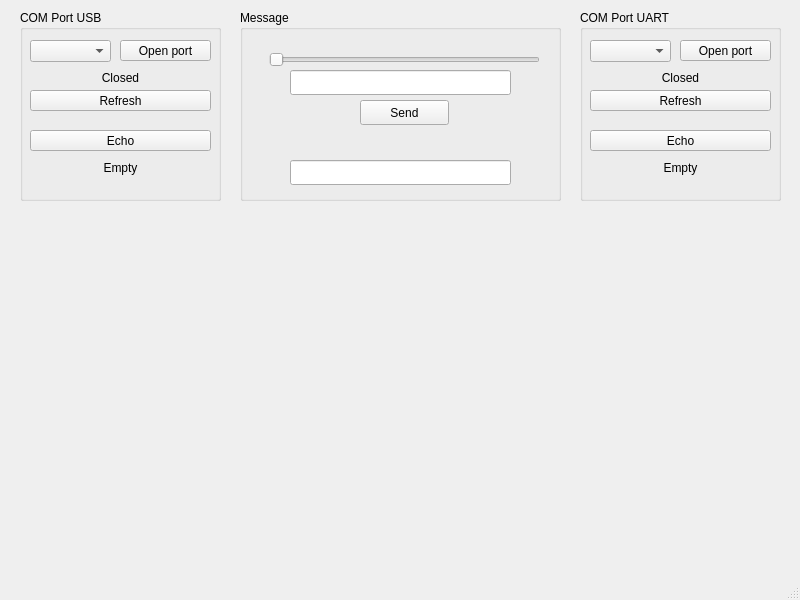
<?xml version="1.0" encoding="UTF-8"?>
<ui version="4.0">
 <class>MainWindow</class>
 <widget class="QMainWindow" name="MainWindow">
  <property name="geometry">
   <rect>
    <x>0</x>
    <y>0</y>
    <width>800</width>
    <height>600</height>
   </rect>
  </property>
  <property name="windowTitle">
   <string>MainWindow</string>
  </property>
  <widget class="QWidget" name="centralwidget">
   <widget class="QGroupBox" name="com_groupbox">
    <property name="geometry">
     <rect>
      <x>20</x>
      <y>10</y>
      <width>201</width>
      <height>191</height>
     </rect>
    </property>
    <property name="title">
     <string>COM Port USB</string>
    </property>
    <widget class="QPushButton" name="com_button">
     <property name="geometry">
      <rect>
       <x>100</x>
       <y>30</y>
       <width>91</width>
       <height>21</height>
      </rect>
     </property>
     <property name="text">
      <string>Open port</string>
     </property>
    </widget>
    <widget class="QComboBox" name="com_combobox">
     <property name="geometry">
      <rect>
       <x>10</x>
       <y>30</y>
       <width>81</width>
       <height>22</height>
      </rect>
     </property>
    </widget>
    <widget class="QLabel" name="comstate_label">
     <property name="geometry">
      <rect>
       <x>10</x>
       <y>60</y>
       <width>181</width>
       <height>16</height>
      </rect>
     </property>
     <property name="text">
      <string>Closed</string>
     </property>
     <property name="alignment">
      <set>Qt::AlignCenter</set>
     </property>
    </widget>
    <widget class="QPushButton" name="echo_button">
     <property name="geometry">
      <rect>
       <x>10</x>
       <y>120</y>
       <width>181</width>
       <height>21</height>
      </rect>
     </property>
     <property name="text">
      <string>Echo</string>
     </property>
    </widget>
    <widget class="QLabel" name="service_message">
     <property name="geometry">
      <rect>
       <x>10</x>
       <y>150</y>
       <width>181</width>
       <height>16</height>
      </rect>
     </property>
     <property name="text">
      <string>Empty</string>
     </property>
     <property name="alignment">
      <set>Qt::AlignCenter</set>
     </property>
    </widget>
    <widget class="QPushButton" name="com_refresh_button">
     <property name="geometry">
      <rect>
       <x>10</x>
       <y>80</y>
       <width>181</width>
       <height>21</height>
      </rect>
     </property>
     <property name="text">
      <string>Refresh</string>
     </property>
    </widget>
   </widget>
   <widget class="QGroupBox" name="com_groupbox_2">
    <property name="geometry">
     <rect>
      <x>580</x>
      <y>10</y>
      <width>201</width>
      <height>191</height>
     </rect>
    </property>
    <property name="title">
     <string>COM Port UART</string>
    </property>
    <widget class="QPushButton" name="com_button_2">
     <property name="geometry">
      <rect>
       <x>100</x>
       <y>30</y>
       <width>91</width>
       <height>21</height>
      </rect>
     </property>
     <property name="text">
      <string>Open port</string>
     </property>
    </widget>
    <widget class="QComboBox" name="com_combobox_2">
     <property name="geometry">
      <rect>
       <x>10</x>
       <y>30</y>
       <width>81</width>
       <height>22</height>
      </rect>
     </property>
    </widget>
    <widget class="QLabel" name="comstate_label_2">
     <property name="geometry">
      <rect>
       <x>10</x>
       <y>60</y>
       <width>181</width>
       <height>16</height>
      </rect>
     </property>
     <property name="text">
      <string>Closed</string>
     </property>
     <property name="alignment">
      <set>Qt::AlignCenter</set>
     </property>
    </widget>
    <widget class="QPushButton" name="echo_button_2">
     <property name="geometry">
      <rect>
       <x>10</x>
       <y>120</y>
       <width>181</width>
       <height>21</height>
      </rect>
     </property>
     <property name="text">
      <string>Echo</string>
     </property>
    </widget>
    <widget class="QLabel" name="service_message_2">
     <property name="geometry">
      <rect>
       <x>10</x>
       <y>150</y>
       <width>181</width>
       <height>16</height>
      </rect>
     </property>
     <property name="text">
      <string>Empty</string>
     </property>
     <property name="alignment">
      <set>Qt::AlignCenter</set>
     </property>
    </widget>
    <widget class="QPushButton" name="com_refresh_button_2">
     <property name="geometry">
      <rect>
       <x>10</x>
       <y>80</y>
       <width>181</width>
       <height>21</height>
      </rect>
     </property>
     <property name="text">
      <string>Refresh</string>
     </property>
    </widget>
   </widget>
   <widget class="QGroupBox" name="com_groupbox_3">
    <property name="geometry">
     <rect>
      <x>240</x>
      <y>10</y>
      <width>321</width>
      <height>191</height>
     </rect>
    </property>
    <property name="title">
     <string>Message</string>
    </property>
    <widget class="QLineEdit" name="sendLineEdit">
     <property name="geometry">
      <rect>
       <x>50</x>
       <y>60</y>
       <width>221</width>
       <height>25</height>
      </rect>
     </property>
    </widget>
    <widget class="QPushButton" name="sendPushButton">
     <property name="geometry">
      <rect>
       <x>120</x>
       <y>90</y>
       <width>89</width>
       <height>25</height>
      </rect>
     </property>
     <property name="text">
      <string>Send</string>
     </property>
    </widget>
    <widget class="QLineEdit" name="getLineEdit">
     <property name="geometry">
      <rect>
       <x>50</x>
       <y>150</y>
       <width>221</width>
       <height>25</height>
      </rect>
     </property>
    </widget>
    <widget class="QSlider" name="choseSenderSlider">
     <property name="geometry">
      <rect>
       <x>29</x>
       <y>40</y>
       <width>271</width>
       <height>20</height>
      </rect>
     </property>
     <property name="orientation">
      <enum>Qt::Horizontal</enum>
     </property>
    </widget>
   </widget>
  </widget>
  <widget class="QMenuBar" name="menubar">
   <property name="geometry">
    <rect>
     <x>0</x>
     <y>0</y>
     <width>800</width>
     <height>22</height>
    </rect>
   </property>
  </widget>
  <widget class="QStatusBar" name="statusbar"/>
 </widget>
 <resources/>
 <connections/>
</ui>
